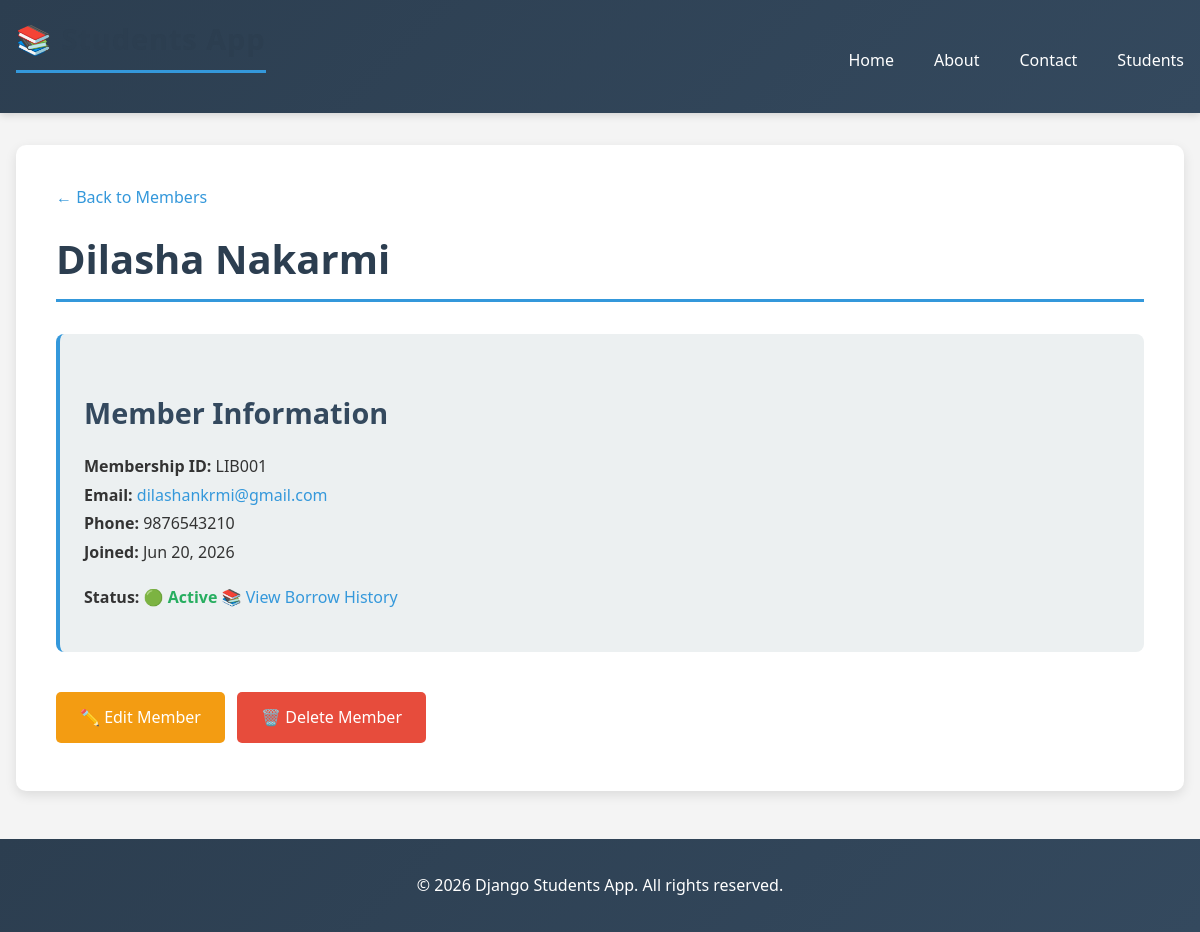
The page /library/members/1/ on the database its author committed.
### library/models.py (models this page shows, shortened)
class Member(models.Model):
    MEMBERSHIP_STATUS = [
        ('active', 'Active'),
        ('inactive', 'Inactive'),
        ('suspended', 'Suspended'),
    ]
    first_name = models.CharField(max_length=100)
    last_name = models.CharField(max_length=100)
    email = models.EmailField(unique=True)
    phone = models.CharField(max_length=15, blank=True)
    membership_id = models.CharField(max_length=20, unique=True)
    join_date = models.DateField(auto_now_add=True)
    status = models.CharField(max_length=20, choices=MEMBERSHIP_STATUS, default='active')
    class Meta:
        ordering = ['first_name', 'last_name']
    def get_full_name(self):
        return f"{self.first_name} {self.last_name}"

### library/views.py (the view)
# urls.py: path('members/<int:pk>/', MemberDetailView.as_view(), name='member_detail'),
class MemberDetailView(DetailView):
    model = Member
    template_name = 'library/member_detail.html'
    context_object_name = 'member'

### library/templates/library/member_detail.html (shortened to what this page needs)
{% extends "base.html" %}
{% block content %}
    <a href="{% url 'library:member_list' %}" style="color: #3498db; margin-bottom: 1rem; display: inline-block;">
        ← Back to Members
    </a>
    <h1>{{ member.get_full_name|title }}</h1>
    <div class="info-box" style="margin: 2rem 0;">
        <h2>Member Information</h2>
        <p>
            <strong>Membership ID:</strong> {{ member.membership_id }}<br>
            <strong>Email:</strong> <a href="mailto:{{ member.email }}">{{ member.email|lower }}</a><br>
            <strong>Phone:</strong> {{ member.phone }}<br>
            <strong>Joined:</strong> {{ member.join_date|date:"M d, Y" }}<br>
            <strong>Status:</strong>
            {% if member.status == 'active' %}
                <span style="color: #27ae60; font-weight: bold;">🟢 Active</span>
            {% elif member.status == 'inactive' %}
                <span style="color: #f39c12; font-weight: bold;">🟡 Inactive</span>
            {% else %}
                <span style="color: #e74c3c; font-weight: bold;">🔴 Suspended</span>
            {% endif %}
            <a href="{% url 'library:member_borrow_history' member.id %}" style="color: #3498db; display: inline-block; margin-top: 1rem;">
    📚 View Borrow History
</a>
        </p>
    </div>
    <div style="margin-top: 2rem;">
        <a href="{% url 'library:member_update' member.id %}" class="btn btn-primary" style="background-color: #f39c12;">
            ✏️ Edit Member
        </a>
        <a href="{% url 'library:member_delete' member.id %}" class="btn btn-primary" style="background-color: #e74c3c;">
            🗑️ Delete Member
        </a>
    </div>
{% endblock %}

### students/static/students/css/style.css (style rules this page uses)
* { margin: 0; padding: 0; box-sizing: border-box; }
body { font-family: 'Segoe UI', Tahoma, Geneva, Verdana, sans-serif; background-color: #f4f4f4; color: #333; line-height: 1.6; }
a { color: #3498db; text-decoration: none; transition: color 0.3s ease; }
h1 { font-size: 2.5rem; color: #2c3e50; margin-bottom: 1.5rem; border-bottom: 3px solid #3498db; padding-bottom: 0.5rem; }
h2 { font-size: 1.8rem; color: #34495e; margin-top: 2rem; margin-bottom: 1rem; }
p { margin: 1rem 0; line-height: 1.8; }
.info-box { background-color: #ecf0f1; padding: 1.5rem; border-radius: 8px; margin: 1.5rem 0; border-left: 4px solid #3498db; }
.btn { display: inline-block; padding: 0.8rem 1.5rem; background-color: #3498db; color: white; border: none; border-radius: 5px; cursor: pointer; transition: all 0.3s ease; font-size: 1rem; margin: 0.5rem 0.5rem 0.5rem 0; }
.btn-primary { background-color: #3498db; }

### rows shown on the page
Member: get_full_name "Dilasha Nakarmi", membership_id "LIB001", email "dilashankrmi@gmail.com", phone "9876543210", join_date "Jun 20, 2026"
